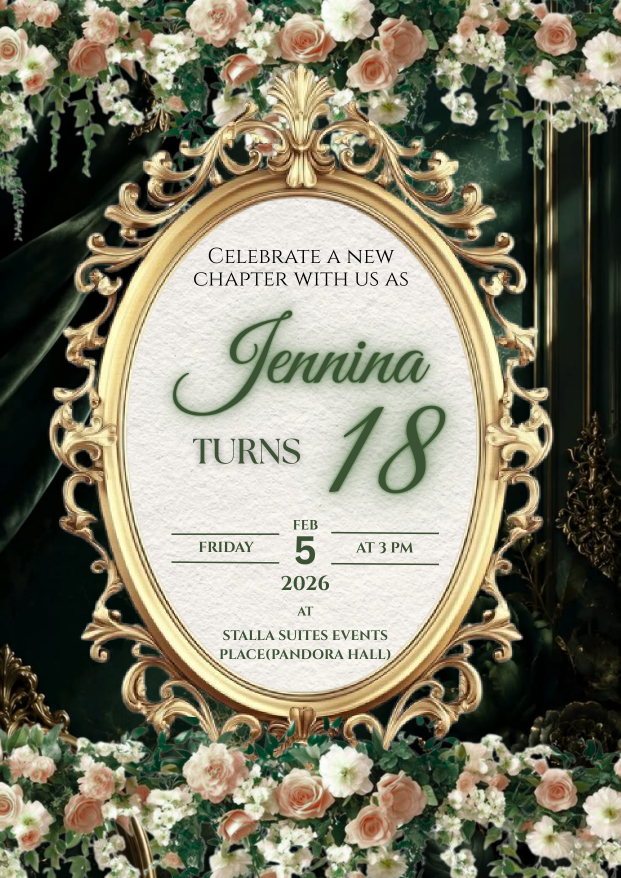
#> input picture scratch/raw_pdf_render_1241.png, 1241 x 1756 px, found by its file name (shown at 1/2 size)
$ python crop_exact_2026.py
#> lines starting #> are read from the running program, lines starting #| are printed output that depends on the picture
from PIL import Image
import numpy as np

# In PDF coordinates:
# rect for '2026' was: Rect(269.24249267578125, 547.5574340820312, 316.656494140625, 573.0807495117188)
# At 1241 x 1756, scale_x = 1241 / 595.5 = 2.083963, scale_y = 1756 / 842.25 = 2.0848916
# Let's crop EXACTLY this box:
im = Image.open('scratch/raw_pdf_render_1241.png')
#> im is the input picture: PIL image 1241x1756 RGB; mean R, G, B 129.5, 127.3, 108.1
sx = 1241 / 595.5
sy = 1756 / 842.25
x0 = int(269.24 * sx)
y0 = int(547.55 * sy)
x1 = int(316.66 * sx)
y1 = int(573.08 * sy)
print(f"Exact '2026' pixel coordinates in 1241x1756 image: ({x0}, {y0}, {x1}, {y1})")

crop_exact = im.crop((x0, y0, x1, y1))
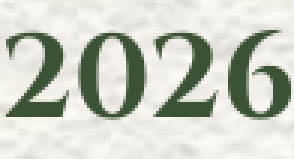
#> crop_exact: PIL image 98x53 RGB (shown 3 times larger); mean R, G, B 202.2, 204.7, 194.3
crop_exact.save('scratch/exact_2026.png')
print(f"exact_2026.png saved with size: {crop_exact.size}")
#| exact_2026.png saved with size: (98, 53)
